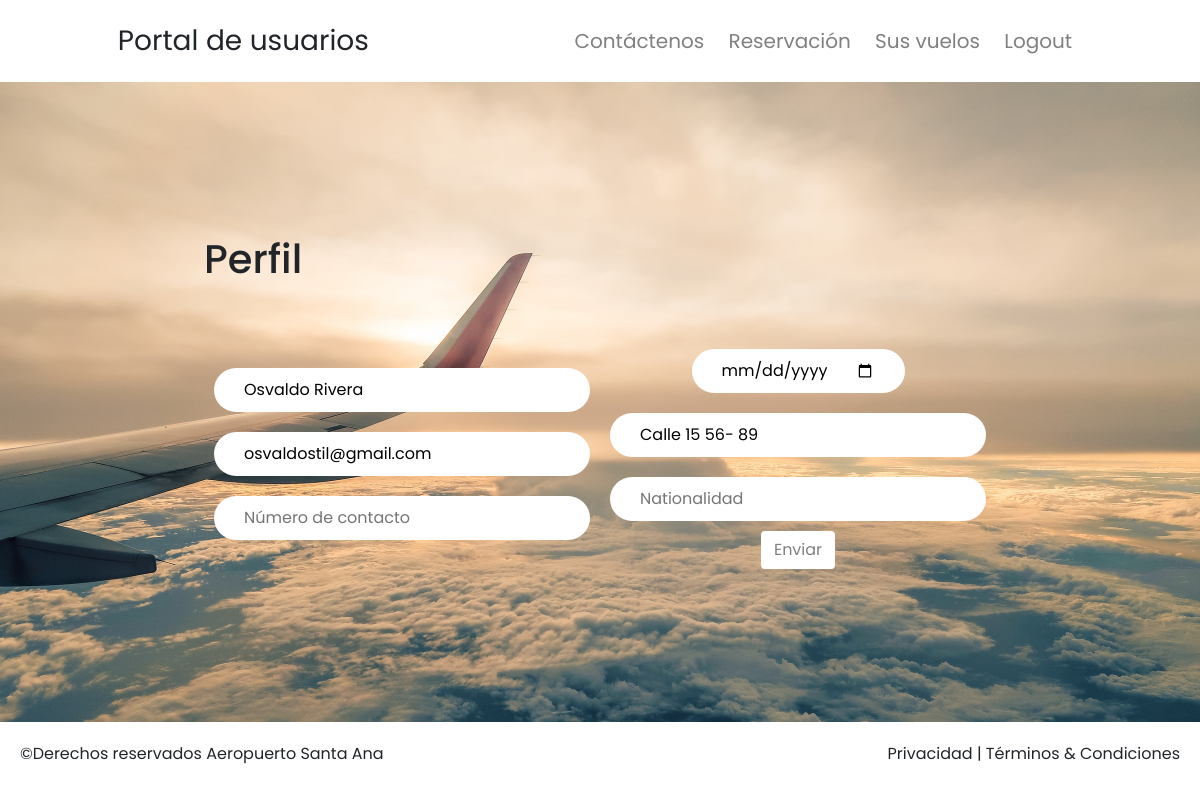
Screenshot of / (signed in) with the database file from the repository.
### website/models.py (models this page shows)
class User(db.Model, UserMixin):
    id = db.Column(db.Integer, primary_key=True)
    name = db.Column(db.String(100))
    email = db.Column(db.String(100))
    password = db.Column(db.String(100))
    role = db.Column(db.String(100))
    dob = db.Column(db.String(100))
    nationality = db.Column(db.String(100))
    contact_no = db.Column(db.String(100))
    address = db.Column(db.String(100))

### website/views.py (the view, shortened to what this page needs)
@views.route('/', methods=['GET', 'POST'])
def home():
    if current_user.is_authenticated:
        return render_template('dashboard.html', user=current_user)
    else:
        return render_template('home.html', user=None)

### website/__init__.py (called while the page is built)
def create_app():
    app = Flask(__name__)
    app.config['SECRET_KEY'] = 'flightsincoming'
    app.config['SQLALCHEMY_DATABASE_URI'] = f'sqlite:///{DB_NAME}'
    db.init_app(app)
    from .views import views
    from .auth import auth
    from .admin import admin
    app.register_blueprint(views, url_prefix='/')
    app.register_blueprint(admin, url_prefix='/admin')
    app.register_blueprint(auth, url_prefix='/')
    from .models import User
    create_database(app)
    login_manager = LoginManager()
    login_manager.login_view = 'auth.login'
    login_manager.init_app(app)
    @login_manager.user_loader
    def load_user(id):
        return User.query.get(int(id))
    return app

### website/templates/dashboard.html (shortened to what this page needs)
{% if yes == True %}
{% extends '/admin/base.html' %}
{% else %}
{% extends 'base.html' %}
{% endif %}
{% block body %}
<link rel="stylesheet" href="{{url_for('static', filename='intro.css')}}">
<link rel="stylesheet" href="{{url_for('static', filename='comments.css')}}">
<link rel="stylesheet" href="{{url_for('static', filename='features.css')}}">
<div class="joinus-banner">
    <div>
        <h1>Perfil</h1>
        <br><br>
        <form align='center' method="post">
            <div>
            <input type="text" name="name" value="{{user.name}}" placeholder="Nombre"><br>
            <input type="email" name="email" value="{{user.email}}"  placeholder="Correo electrónico" ><br>
            <input type="number" name="contact" value="{{user.contact_no}}"  placeholder="Número de contacto" >
        </div>
            <div>
            <input type="date" name="dob" value="{{user.dob}}"  placeholder="Fecha de nacimiento"><br>
            <input type="text" name="address" value="{{user.address}}" placeholder="Dirección"></input><br>
            <input type="text" name="nationality" value="{{user.nationality}}"  placeholder="Nationalidad"></input><br>
            <button class="btn" type="submit" style="color: gray; background-color: white;">Enviar</button>
        </div>
        </form>
    </div>
</div>
{% endblock %}

### website/static/nav.css (style rules this page uses)
* { padding: 0px; margin: 0px; box-sizing: border-box; }
body { font-family: 'Poppins', sans-serif; }

### website/static/intro.css (style rules this page uses)
.joinus-banner { padding: 40px 0px; height: 80vh; display: flex; align-items: center; justify-content: center; background-image: url("./aeroplane-bg.jpg"); background-repeat: no-repeat; background-size: cover; }
.btn { background-color: gray; color: white; outline: none; }

### website/static/comments.css (style rules this page uses)
form { display: flex; align-items: center; justify-content: center; }
form>div { display: block; }
input { padding: 10px 30px; outline: none; border: none; border-radius: 22px; background-color: white; margin: 10px; }

### website/templates/base.html (style rules this page uses)
* { margin: 0px; }

### website/templates/dashboard.html (style rules this page uses)
body { font-family: 'Poppins', sans-serif; }

### rows the page displays
User: name "Osvaldo Rivera", email "osvaldostil@gmail.com", address "Calle 15 56- 89"
